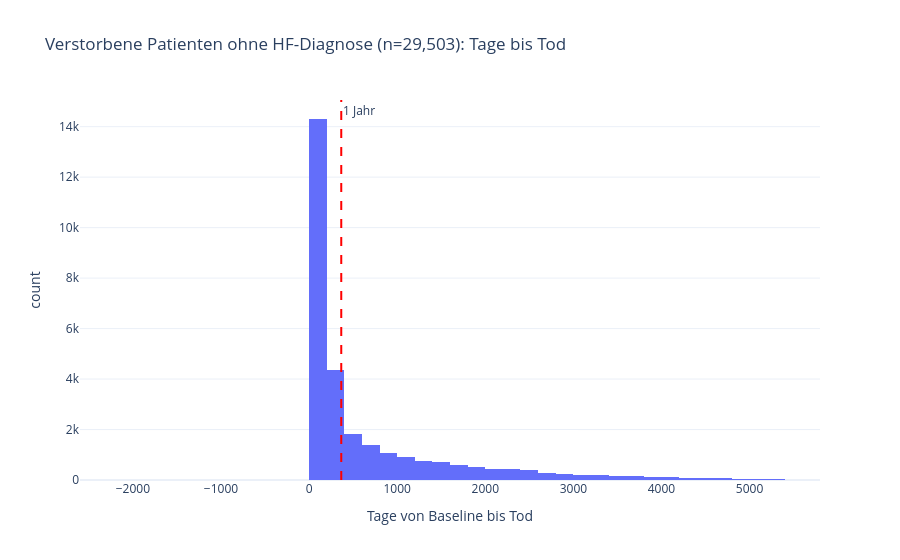

The cell this chart's notebook holds for it:
### Markdown cell above
# 7. Data Quality Check: Dead but "Healthy"?

Patients classified as **target=2 (healthy/censored)** who have a recorded date of death (`dod`). These patients died but were never diagnosed with heart failure — they are **correctly** censored (not false labels), but it's important to know how many there are and whether they bias the model.

### Code cell
# ── Data Quality: Verstorbene Patienten in der "Gesund"-Klasse ──
import polars as pl

# df ist das volle Dataset (vor dem Split)
df_quality = df.to_pandas() if hasattr(df, 'to_pandas') else df

# Patienten mit target=2 (healthy/censored) UND dod vorhanden
dead_but_healthy = df.filter(
    (pl.col("target") == 2) & (pl.col("dod").is_not_null())
)

total_healthy = df.filter(pl.col("target") == 2).height
n_dead_healthy = dead_but_healthy.height

print(f"Total patients with target=2 (healthy/censored): {total_healthy:,}")
print(f"Davon mit date of death (dod): {n_dead_healthy:,} ({n_dead_healthy/total_healthy:.1%})")
print(f"Davon ohne dod (truly alive): {total_healthy - n_dead_healthy:,}")

# Verteilung der Überlebensdauer bei den "toten Gesunden"
if n_dead_healthy > 0:
    t_death_stats = dead_but_healthy.select("t_death").to_pandas()["t_death"].describe()
    print(f"\nÜberlebensdauer (t_death) der verstorbenen 'Gesunden':")
    print(t_death_stats)
    
    fig_dq = px.histogram(
        dead_but_healthy.select("t_death").to_pandas(), 
        x="t_death", nbins=50,
        title=f"Verstorbene Patienten ohne HF-Diagnose (n={n_dead_healthy:,}): Tage bis Tod",
        labels={"t_death": "Tage von Baseline bis Tod"},
        template="plotly_white"
    )
    fig_dq.add_vline(x=365, line_dash="dash", line_color="red", annotation_text="1 Jahr")
    show_and_save(fig_dq, "data_quality_dead_but_healthy")

### Figure 1 — Plotly figure (JSON) as saved in the notebook; plotly's stock layout.template omitted (floating-point values rounded to 4 significant figures; data arrays with more than 128 entries replaced by an {"elided": "..."} marker saying what was removed)
{"data": [{"bingroup": "x", "hovertemplate": "Tage von Baseline bis Tod=%{x}<br>count=%{y}<extra></extra>", "legendgroup": "", "marker": {"color": "#636efa", "pattern": {"shape": ""}}, "name": "", "nbinsx": 50, "orientation": "v", "showlegend": false, "type": "histogram", "x": {"elided": "29503 int values"}, "xaxis": "x", "yaxis": "y"}], "layout": {"annotations": [{"showarrow": false, "text": "1 Jahr", "x": 365, "xanchor": "left", "xref": "x", "y": 1, "yanchor": "top", "yref": "y domain"}], "barmode": "relative", "legend": {"tracegroupgap": 0}, "shapes": [{"line": {"color": "red", "dash": "dash"}, "type": "line", "x0": 365, "x1": 365, "xref": "x", "y0": 0, "y1": 1, "yref": "y domain"}], "title": {"text": "Verstorbene Patienten ohne HF-Diagnose (n=29,503): Tage bis Tod"}, "xaxis": {"anchor": "y", "domain": [0, 1], "title": {"text": "Tage von Baseline bis Tod"}}, "yaxis": {"anchor": "x", "domain": [0, 1], "title": {"text": "count"}}}}
